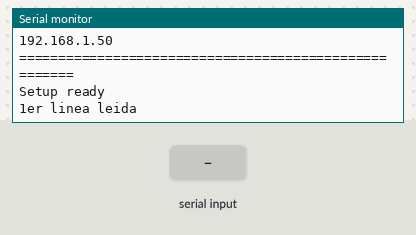
A sketch run on a simulated ESP8266 (NodeMCU). Shown: the last lines printed to the serial monitor. The test bench sets the inputs (shaded band). WiFi joins after 1.5 s; servers stay silent unless stated; uploads are accepted with an empty reply.

Above: at 6.0 s.
6.1 s: "}z" received over the second serial link
At 8.8 s:
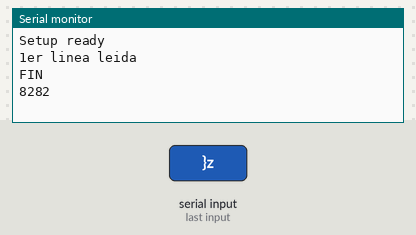
10.9 s: "1z" received over the second serial link
At 12.6 s:
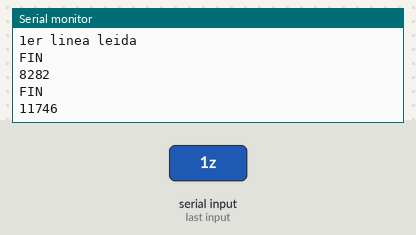

Measured:
- after the input at 6.1 s, the serial monitor: prints a new line after 2.2 s (image 1)
- after the input at 10.9 s, the serial monitor: prints a new line after 0.85 s (image 2)

The sketch:

Come_Fido_ESP_v1.ino
```cpp
#include "ESP8266WiFi.h"
#include <SoftwareSerial.h>

// WiFi parameters
const char* ssid = "SOa-IoT-N750";// "SOa-IoT-N750";
const char* password = "ioteshumo";// "ioteshumo";

String thingName1="ComeFido1"; //entran ordenes - redirigir a TX
String thingName2="ComeFido2"; //salen estados - redirigir de RX

const char* host = "dweet.io";

unsigned long startMillis;
unsigned long currentMillis;
unsigned long connectStartMillis;
unsigned long connectCurrentMillis;
String ordenVieja;
String ordenNueva;

//TX y RX
SoftwareSerial esp(4,5);
String estados = "";


void setup() {
  Serial.begin(9600);
  //wifi things
  // We start by connecting to a WiFi network
  Serial.println();
  Serial.println();
  Serial.print("Connecting to ");
  Serial.println(ssid);
  //initialice and connect to wifi lan
  WiFi.begin(ssid, password);
  int retries = 0;
  while ((WiFi.status() != WL_CONNECTED) && (retries < 15)) {
    retries++;
//    delay(500);
    connectStartMillis = millis();
    connectCurrentMillis = connectStartMillis;
    while(connectCurrentMillis - connectStartMillis < 500){
      connectCurrentMillis = millis();
      yield();
    }

    Serial.print(".");
  }

  if(retries>14){
    Serial.println(F("WiFi conection FAILED"));
  }
  if (WiFi.status() == WL_CONNECTED) {
  Serial.println(F("WiFi connected"));
  Serial.println("IP address: ");
  Serial.println(WiFi.localIP());
  Serial.println(F("======================================================"));
  }
  Serial.println(F("Setup ready"));

  //tomar la orden antigua para no tomarla como nueva
  getdweetdata();//pull it 1st time
  Serial.println("1er linea leida");
  Serial.println(ordenNueva);
  ordenVieja = ordenNueva;

  esp.begin(115200);
}

void loop() {
  // leer de Dweet cada 1.5 seg para no saturar
  currentMillis=millis();
//  if(currentMillis - startMillis > 1500){
    getdweetdata();
    startMillis = millis();
    if(!(ordenNueva.equals(ordenVieja))){
      Serial.println("NUEVA ORDEN");
      Serial.println(millis());
      ordenVieja=ordenNueva;
      int indice = ordenNueva.indexOf("}");
      String valorCantidad = ordenNueva.substring(indice-3,indice-2);
//      Serial.println(valorCantidad);
      esp.println(valorCantidad);
    }
//  }
  // leer de arduino si hay algo
  char character;
  estados="";
  if(esp.available()){
    estados = esp.readStringUntil('z');
//      Serial.println(estados);
    /**
    while(estados.charAt(estados.length() != 'z')){
      while(esp.available()) {
        character = esp.read();
        estados.concat(character);
        Serial.println(estados);
      }
      //yield();
      Serial.println(estados);
      Serial.println("esperando por TODO el mensaje...");
    }   **/
    estados.remove(estados.indexOf("z"));
//    Serial.println("++++++++++++++++++++++++++++++");
//    Serial.println("MENSAJE PARA DWEET:");
  }

  if (estados != "") {
//    Serial.println(estados);
    postdweetdata();
      Serial.println("FIN");
      Serial.println(millis());
  }
}


void getdweetdata(){//connects TCP,sends dweet,drops connection, prints the server response on the console
  // Use WiFiClient class to create TCP connections
  WiFiClient client;
  const int httpPort = 80;
  if (!client.connect(host, httpPort)) {
    Serial.println("connection failed");
    return;
  }

    client.print(GetDweetStringGetHttpBuilder());
//  delay(3000);//slow doown ...stability stuff
  startMillis = millis();
  currentMillis = startMillis;
  while(currentMillis - startMillis < 2000){
    currentMillis = millis();
    yield();
  }

  // Read all the lines of the reply from dweet server and print them to Serial

//  Serial.println("BYTES PARA LEER");
//  Serial.println(client.available());
  while(client.available()){
    ordenNueva = client.readStringUntil('\r');
//    Serial.print(ordenNueva);

  }
  //just display ending conection on the serial port
//  Serial.println();
//  Serial.println("closing GET connection");

}

String GetDweetStringGetHttpBuilder() {
  String dweetHttpGet="GET /get/latest/dweet/for/";//initial empty get request
  dweetHttpGet=dweetHttpGet+String(thingName1);//start concatenating the thing name (dweet.io)
  dweetHttpGet=dweetHttpGet+" HTTP/1.1\r\n"+
                  "Host: " +
                    host +
                  "\r\n" +
                  "Connection: close\r\n\r\n";


//    Serial.println(dweetHttpGet);
  return dweetHttpGet;//this is our freshly made http string request
}

void postdweetdata(){//connects TCP,sends dweet,drops connection, prints the server response on the console
  // Use WiFiClient class to create TCP connections
  WiFiClient client;
  const int httpPort = 80;
  if (!client.connect(host, httpPort)) {
    Serial.println("connection failed");
    return;
  }
  client.print(PostDweetStringGetHttpBuilder());
  //just display ending conection on the serial port
//  Serial.println();
//  Serial.println("closing POST connection");

}

String PostDweetStringGetHttpBuilder() {
  String dweetHttpGet="GET /dweet/for/";//initial empty get request
  dweetHttpGet=dweetHttpGet+String(thingName2)+"?";//start concatenating the thing name (dweet.io)
  dweetHttpGet=dweetHttpGet+estados;
  dweetHttpGet=dweetHttpGet+" HTTP/1.1\r\n"+
                  "Host: " +
                    host +
                  "\r\n" +
                  "Connection: close\r\n\r\n";

  return dweetHttpGet;//this is our freshly made http string request
}
```
